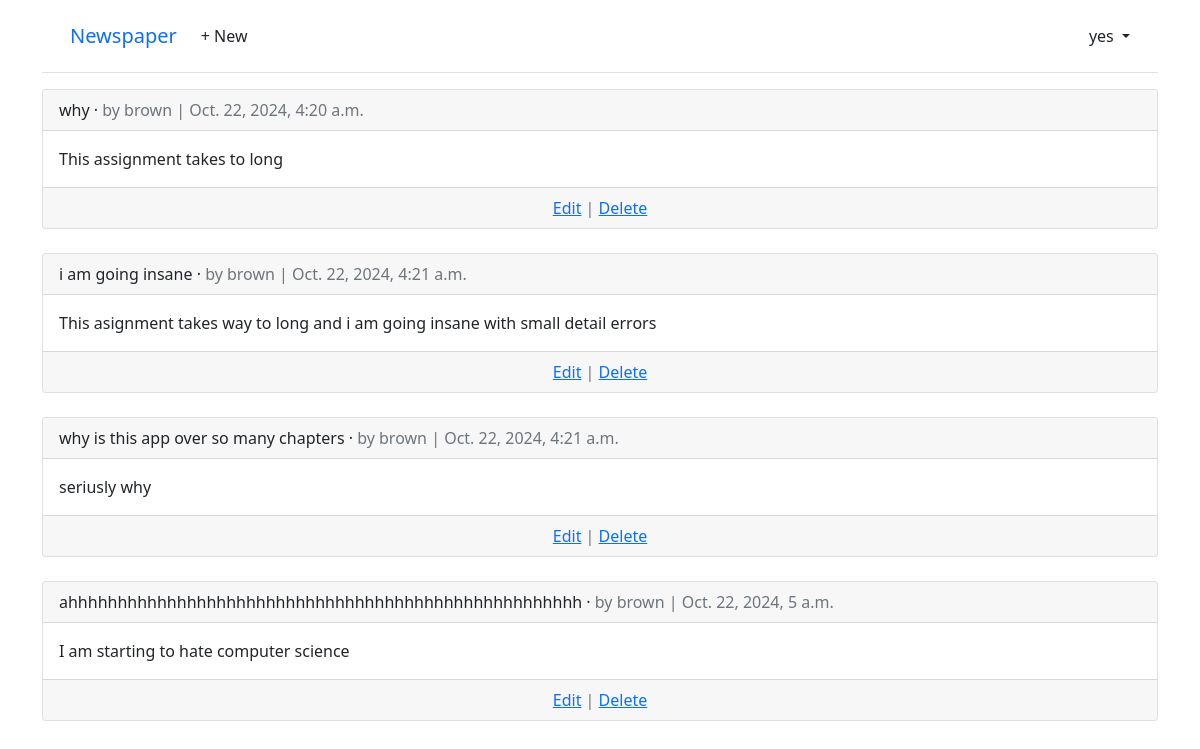
The app's page /articals/ (signed in) with its own data.
### accounts/models.py (models this page shows)
class CustomUser(AbstractUser):
    age = models.PositiveIntegerField(null=True, blank = True)

### articals/models.py (models this page shows, shortened)
class Article(models.Model):
    title = models.CharField(max_length=255)
    body = models.TextField()
    date = models.DateTimeField(auto_now_add=True)
    author = models.ForeignKey(
        settings.AUTH_USER_MODEL,
        on_delete=models.CASCADE,
    )
    def get_absolute_url(self):
        return reverse("article_detail", kwargs={"pk": self.pk})

### articals/views.py (the view)
# urls.py: path("", ArticleListView.as_view(), name="article_list"),
class ArticleListView(ListView):
    model = Article
    template_name = "artical_list.html"

### Templates/artical_list.html (shortened to what this page needs)
{% extends "base.html" %}
{% block content %}
{% for article in article_list %}
  <div class="card">
    <div class="card-header">
      <span class="font-weight-bold"><a herf="{{article.get_absolute_url}}">{{ article.title }}</a></span> &middot;
      <span class="text-muted">by {{ article.author }} |
      {{ article.date }}</span>
    </div>
    <div class="card-body">
      {{ article.body }}
    </div>
    <div class="card-footer text-center text-muted">
        <a href="{% url 'article_edit' article.pk %}">Edit</a> |
        <a href="{% url 'article_delete' article.pk %}">Delete</a>
    </div>
  </div>
  <br />
{% endfor %}
{% endblock content %}

### Templates/base.html (shortened to what this page needs)
<!DOCTYPE html>
<html>
<head>
  <link href="https://cdn.jsdelivr.net/npm/bootstrap@5.1.3/dist/css/bootstrap.min.css" rel="stylesheet"
>
</head>
<body>
  <div class="container">
    <header class="p-3 mb-3 border-bottom">
      <div class="container">
        <div class="d-flex flex-wrap align-items-center justify-content-center
          justify-content-lg-start">
          <a class="navbar-brand" href="{% url 'home' %}">Newspaper</a>
          <ul class="nav col-12 col-lg-auto me-lg-auto mb-2 justify-content-center
            mb-md-0">
            {% if user.is_authenticated %}
            <li><a href="{%url 'article_new'%}" class="nav-link px-2 link-dark">+ New</a></li>
          </ul>
          <div class="dropdown text-end">
            <a href="#" class="d-block link-dark text-decoration-none dropdown-toggle" id="dropdownUser1"
              data-bs-toggle="dropdown" aria-expanded="false">
              {{ user.username }}
            </a>
          </div>
          {% else %}
          <div class="text-end">
            <a href="{% url 'login' %}" class="btn btn-outline-primary me-2">Log
              In</a>
            <a href="{% url 'signup' %}" class="btn btn-primary">Sign Up</a>
          </div>
          {% endif %}
        </div>
      </div>
    </header>
    <main>
      {% block content %}
      {% endblock content %}
    </main>
  </div>
</body>
</html>

### records on screen
CustomUser: username "yes"
Article: title "why", author "brown", date "Oct. 22, 2024, 4:20 a.m.", body "This assignment takes to long"
Article: title "i am going insane", author "brown", date "Oct. 22, 2024, 4:21 a.m.", body "This asignment takes way to long and i am going insane with small detail errors"
Article: title "why is this app over so many chapters", author "brown", date "Oct. 22, 2024, 4:21 a.m.", body "seriusly why"
Article: title "ahhhhhhhhhhhhhhhhhhhhhhhhhhhhhhhhhhhhhhhhhhhhhhhhhhhh", author "brown", date "Oct. 22, 2024, 5 a.m.", body "I am starting to hate computer science"
